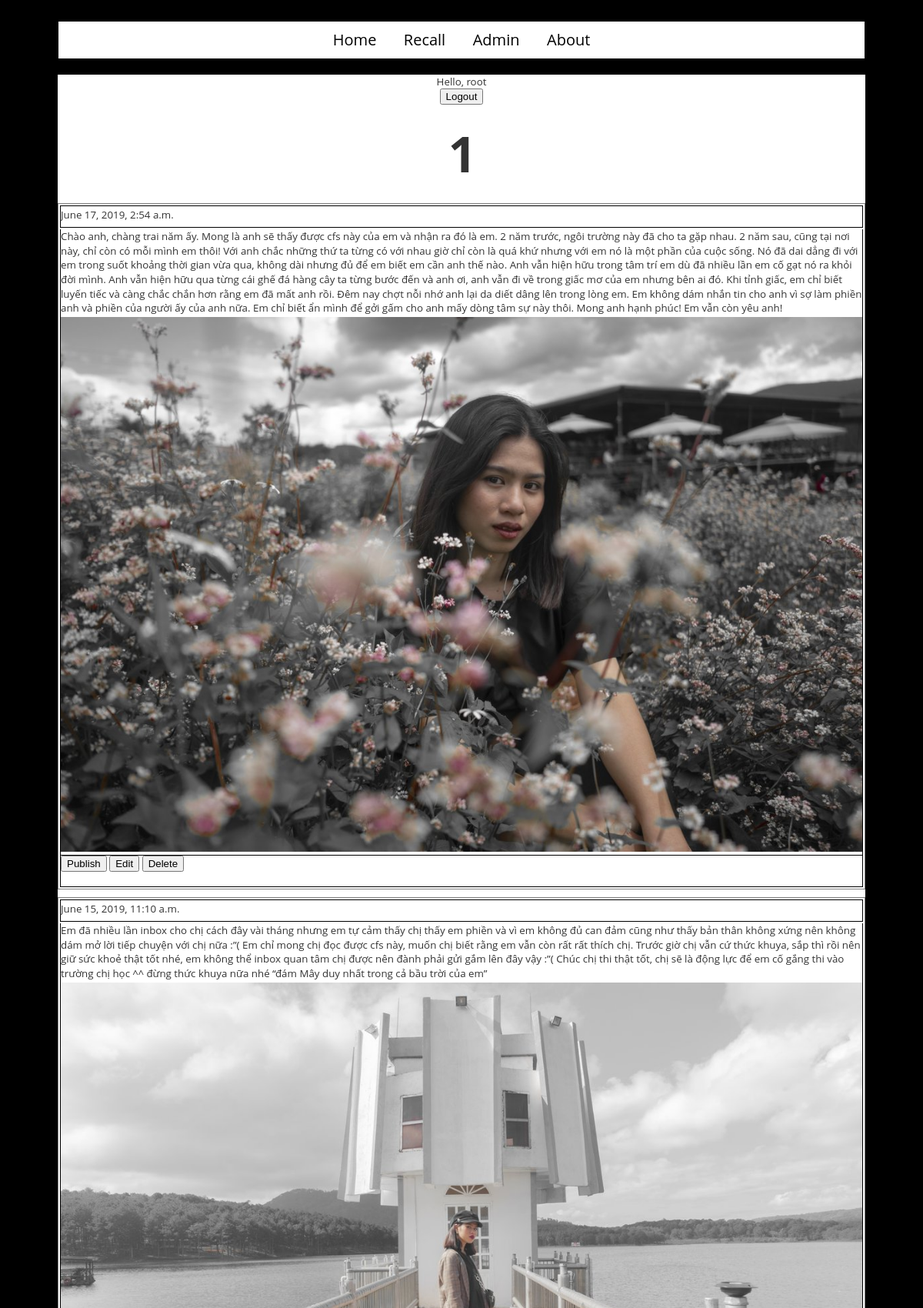
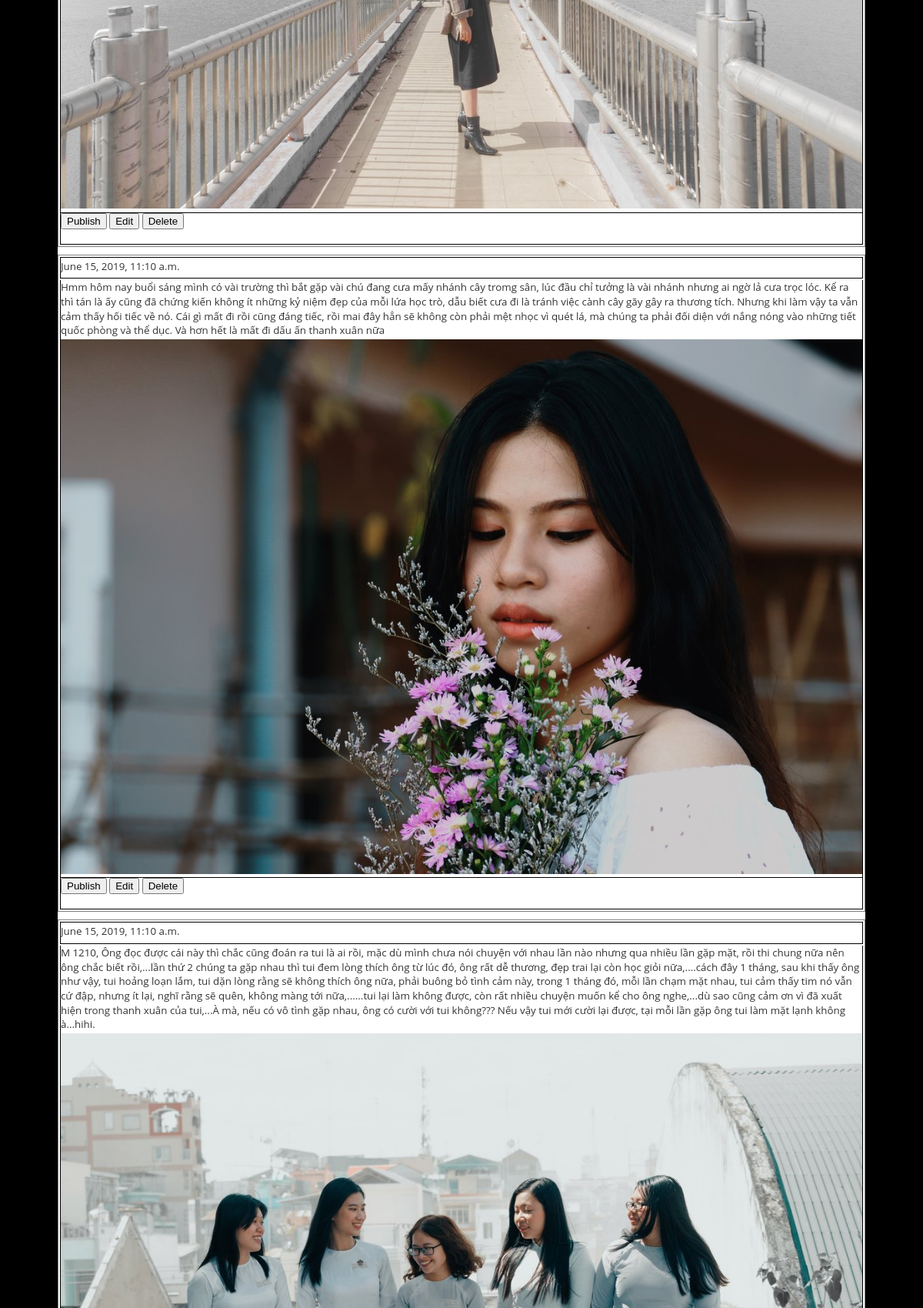
Screenshot of /manage/ (signed in, upper part) with the database file from the repository (2 pictures, top to bottom).
### confession_site/models.py (models this page shows, shortened)
class Confession(models.Model):
    confession_text = models.TextField()
    confession_picture = models.ImageField(upload_to = 'pictures/', null = True, blank = True, default=None )
    confess_date = models.DateTimeField('date published')
    confession_published = models.TextField(default='Unpublished')
    confession_edited = models.TextField(default='No')
    confession_edited_by = models.ForeignKey(Moderator, on_delete=models.CASCADE, null = True, blank=True, default=None)
    confession_edited_date = models.DateTimeField('date edited')
    def was_confessed_recently(self):
        now = timezone.now()
        return now - datetime.timedelta(days=1) <= self.confess_date <= now
    was_confessed_recently.admin_order_field = 'confess_date'
    was_confessed_recently.boolean = True
    was_confessed_recently.short_description = 'Confessed recently?'

### confession_site/views.py (the view, shortened to what this page needs)
# urls.py: path('manage/', views.manage, name='manage'),
@csrf_exempt
def manage(request):
    try:
        request.session['username']
    except KeyError:
        return render(request, 'error.html', {
            'error_message': "Not logged in yet!",
        })
    confess_list = Confession.objects.filter(confession_published="Unpublished").order_by('-confess_date')
    paginator = Paginator(confess_list, 5)
    if (request.method == "GET"):
        page_number = request.GET.get("page_number")
        paginator = Paginator(confess_list, 5)
        try:
            confessions = paginator.page(page_number)
        except PageNotAnInteger:
            confessions = paginator.page(1)
        except EmptyPage:
            confessions = paginator.page(paginator.num_pages)
        return render(request, 'manage.html', {'list': confessions, 'user': request.session['username']})

### confession_site/templates/manage.html
{% extends "base.html" %}
{% block content %}
Hello, {{ user }}
<form method="get" action="/logout/">
    <button type="submit">Logout</button>
</form>
<div class="confession-outbound" data-page="{{ list.number }}" id="scroll">
  <h1>{{ list.number }}</h1>
  {% for confession in list %}
  <div class="confession-box" id ="box-{{ confession.id }}">
    <div class="confession-heading">
      <p>{{ confession.confess_date}}</p>
    </div>
    <div class="confession-main">
      <p id="{{ confession.id }}">{{ confession.confession_text }}</p>
      {% if confession.confession_picture.url is not None %}
      <img src="{{ confession.confession_picture.url }}">
      {% endif %}
    </div>
    <div class="confession-footer">
      <form method="post">
        <button type="submit">Publish</button>
      </form>
      <form method="post" action="">
        <button class="edit-button" type="submit" data-confession-id="{{  confession.id }}" data-confession-text="{{ confession.confession_text }}" data-session="{{  user }}">Edit</button>
      </form>
      <form method="post" action="">
        <button class="delete-button" type="submit" data-confession-id="{{  confession.id }}">Delete</button>
      </form>
    </div>
  </div>
  {% endfor %}
</div>
{% endblock content %}

### confession_site/static/style.css (style rules this page uses)
html { font-size: 10pt; line-height: 1.4; font-weight: 400; min-height: 100%; -webkit-text-size-adjust: 100%; font-family: 'Source Sans Pro', 'Open Sans', Roboto, 'HelveticaNeue-Light', 'Helvetica Neue Light', 'Helvetica Neue', 'Myriad Pro', 'Segoe UI', 'Fira Sans', Myriad, Helvetica, 'Lucida Grande', 'DejaVu Sans Condensed', 'Liberation Sans', 'Nimbus Sans L', Tahoma, Geneva, Arial, sans-serif; color: #333; background: black; }
body { background-position:center; background-size: contain; margin: 0 auto; max-width: 1050px; min-height: 40vh; max-height: 80vh; padding: 2em; }
h1, h2, h3, h4, h5, h6 { margin: .5em 0; font-weight: 600; letter-spacing: -.03em; line-height: 1.2; font-family: 'Fira Sans', 'Source Sans Pro', 'Open Sans', Roboto, 'HelveticaNeue-Light', 'Helvetica Neue Light', 'Helvetica Neue', 'Myriad Pro', 'Segoe UI', Myriad, Helvetica, 'Lucida Grande', 'DejaVu Sans Condensed', 'Liberation Sans', 'Nimbus Sans L', Tahoma, Geneva, Arial, sans-serif; word-break: break-word; }
h1 { text-align: center; font-size: 480%; font-weight: 700; line-height: 1; color: #333; text-shadow: white 0 -1px 0; }
img { width: 100%; height: 100%; }
div { text-align: center; }
.confession-outbound { max-height: 70vh; overflow-y: auto; }
.confession-box { margin-top: 10px; margin-bottom: 10px; border: 1px solid grey; background-color: white; min-height: 8em; }
.confession-box p { text-align: left; margin-top: 2px; margin-bottom: 2px; }
.confession-heading { margin: 2px; margin-bottom: 0; border: 1px solid black; background-color: white; height: 2em; }
.confession-main { margin: 2px; margin-top: 0; margin-bottom: 0; border: 1px solid black; border-top: 0; border-bottom: 0; background-color: white; min-height: 5em; }
.confession-footer { margin: 2px; margin-top: 0; border: 1px solid black; background-color: white; height: 3em; text-align: left; }
.confession-footer form { display: inline; }

### rows the page displays
Confession: confess_date "June 17, 2019, 2:54 a.m.", confession_text "Chào anh, chàng trai năm ấy. Mong là anh sẽ thấy được cfs này của em và nhận ra đó là em. 2 năm trước, ngôi trường này đã cho ta gặp nhau. 2 năm sau, cũng tại nơi này, chỉ còn có mỗi mình em thôi! Với anh chắc những thứ ta từng có với nhau giờ chỉ còn là quá khứ nhưng với em nó là một phần của cuộc sống. Nó đã dai dẳng đi với em trong suốt khoảng thời gian vừa qua, không dài nhưng đủ để em biết em cần anh thế nào. Anh vẫn hiện hữu trong tâm trí em dù đã nhiều lần em cố gạt nó ra khỏi đời mình. Anh vẫn hiện hữu qua từng cái ghế đá hàng cây ta từng bước đến và anh ơi, anh vẫn đi về trong giấc mơ của em nhưng bên ai đó. Khi tỉnh giấc, em chỉ biết luyến tiếc và càng chắc chắn hơn rằng em đã mất…", confession_picture (picture)
Confession: confess_date "June 15, 2019, 11:10 a.m.", confession_text "Em đã nhiều lần inbox cho chị cách đây vài tháng nhưng em tự cảm thấy chị thấy em phiền và vì em không đủ can đảm cũng như thấy bản thân không xứng nên không dám mở lời tiếp chuyện với chị nữa :”( Em chỉ mong chị đọc được cfs này, muốn chị biết rằng em vẫn còn rất rất thích chị. Trước giờ chị vẫn cứ thức khuya, sắp thì rồi nên giữ sức khoẻ thật tốt nhé, em không thể inbox quan tâm chị được nên đành phải gửi gắm lên đây vậy :”( Chúc chị thi thật tốt, chị sẽ là động lực để em cố gắng thi vào trường chị học ^^ đừng thức khuya nữa nhé “đám Mây duy nhất trong cả bầu trời của em”", confession_picture (picture)
Confession: confess_date "June 15, 2019, 11:10 a.m.", confession_text "Hmm hôm nay buổi sáng mình có vài trường thì bắt gặp vài chú đang cưa mấy nhánh cây tromg sân, lúc đầu chỉ tưởng là vài nhánh nhưng ai ngờ lả cưa trọc lóc. Kể ra thì tán là ấy cũng đã chứng kiến không ít những kỷ niệm đẹp của mỗi lứa học trò, dẫu biết cưa đi là tránh việc cành cây gãy gây ra thương tích. Nhưng khi làm vậy ta vẫn cảm thấy hối tiếc về nó. Cái gì mất đi rồi cũng đáng tiếc, rồi mai đây hẳn sẽ không còn phải mệt nhọc vì quét lá, mà chúng ta phải đối diện với nắng nóng vào những tiết quốc phòng và thể dục. Và hơn hết là mất đi dấu ấn thanh xuân nữa", confession_picture (picture)
Confession: confess_date "June 15, 2019, 11:10 a.m.", confession_text "M 1210, Ông đọc được cái này thì chắc cũng đoán ra tui là ai rồi, mặc dù mình chưa nói chuyện với nhau lần nào nhưng qua nhiều lần gặp mặt, rồi thi chung nữa nên ông chắc biết rồi,...lần thứ 2 chúng ta gặp nhau thì tui đem lòng thích ông từ lúc đó, ông rất dễ thương, đẹp trai lại còn học giỏi nữa,....cách đây 1 tháng, sau khi thấy ông như vậy, tui hoảng loạn lắm, tui dặn lòng rằng sẽ không thích ông nữa, phải buông bỏ tình cảm này, trong 1 tháng đó, mỗi lần chạm mặt nhau, tui cảm thấy tim nó vẫn cứ đập, nhưng ít lại, nghĩ rằng sẽ quên, không màng tới nữa,......tui lại làm không được, còn rất nhiều chuyện muốn kể cho ông nghe,...dù sao cũng cảm ơn vì đã xuất hiện trong thanh xuân của…", confession_picture (picture)

### other values shown
{{ user }} "root"
{{ list.number }} "1"
